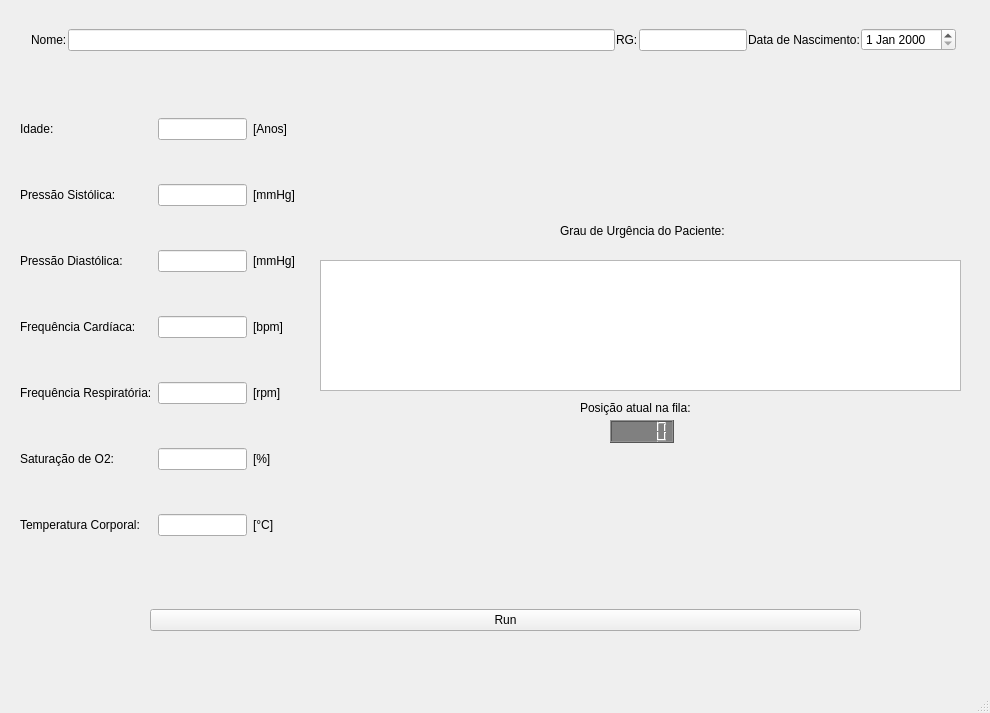
<?xml version="1.0" encoding="UTF-8"?>
<ui version="4.0">
 <class>MainWindow</class>
 <widget class="QMainWindow" name="MainWindow">
  <property name="geometry">
   <rect>
    <x>0</x>
    <y>0</y>
    <width>990</width>
    <height>713</height>
   </rect>
  </property>
  <property name="windowTitle">
   <string>MainWindow</string>
  </property>
  <widget class="QWidget" name="centralwidget">
   <widget class="QWidget" name="verticalLayoutWidget">
    <property name="geometry">
     <rect>
      <x>150</x>
      <y>580</y>
      <width>711</width>
      <height>80</height>
     </rect>
    </property>
    <layout class="QVBoxLayout" name="verticalLayout_9">
     <item>
      <widget class="QPushButton" name="pushButton">
       <property name="text">
        <string>Run</string>
       </property>
      </widget>
     </item>
    </layout>
   </widget>
   <widget class="QWidget" name="horizontalLayoutWidget">
    <property name="geometry">
     <rect>
      <x>0</x>
      <y>0</y>
      <width>981</width>
      <height>80</height>
     </rect>
    </property>
    <layout class="QHBoxLayout" name="horizontalLayout_4">
     <property name="spacing">
      <number>1</number>
     </property>
     <property name="leftMargin">
      <number>31</number>
     </property>
     <property name="topMargin">
      <number>0</number>
     </property>
     <property name="rightMargin">
      <number>25</number>
     </property>
     <property name="bottomMargin">
      <number>0</number>
     </property>
     <item>
      <widget class="QLabel" name="label_15">
       <property name="text">
        <string>Nome:</string>
       </property>
      </widget>
     </item>
     <item>
      <widget class="QLineEdit" name="name_input">
       <property name="sizePolicy">
        <sizepolicy hsizetype="Expanding" vsizetype="Fixed">
         <horstretch>0</horstretch>
         <verstretch>0</verstretch>
        </sizepolicy>
       </property>
       <property name="minimumSize">
        <size>
         <width>29</width>
         <height>20</height>
        </size>
       </property>
      </widget>
     </item>
     <item>
      <widget class="QLabel" name="label_17">
       <property name="text">
        <string>RG:</string>
       </property>
      </widget>
     </item>
     <item>
      <widget class="QLineEdit" name="rg_input">
       <property name="sizePolicy">
        <sizepolicy hsizetype="Preferred" vsizetype="Fixed">
         <horstretch>0</horstretch>
         <verstretch>0</verstretch>
        </sizepolicy>
       </property>
      </widget>
     </item>
     <item>
      <widget class="QLabel" name="label_16">
       <property name="text">
        <string>Data de Nascimento:</string>
       </property>
      </widget>
     </item>
     <item>
      <widget class="QDateEdit" name="dateEdit"/>
     </item>
    </layout>
   </widget>
   <widget class="QWidget" name="gridLayoutWidget">
    <property name="geometry">
     <rect>
      <x>20</x>
      <y>80</y>
      <width>275</width>
      <height>501</height>
     </rect>
    </property>
    <layout class="QGridLayout" name="gridLayout">
     <item row="1" column="0">
      <widget class="QLabel" name="label_3">
       <property name="text">
        <string>Pressão Sistólica:</string>
       </property>
      </widget>
     </item>
     <item row="1" column="2">
      <widget class="QLineEdit" name="ps_input"/>
     </item>
     <item row="1" column="5">
      <widget class="QLabel" name="label_4">
       <property name="text">
        <string>[mmHg]</string>
       </property>
      </widget>
     </item>
     <item row="0" column="2">
      <widget class="QLineEdit" name="age_input"/>
     </item>
     <item row="2" column="0">
      <widget class="QLabel" name="label_5">
       <property name="text">
        <string>Pressão Diastólica:</string>
       </property>
      </widget>
     </item>
     <item row="3" column="0">
      <widget class="QLabel" name="label_6">
       <property name="text">
        <string>Frequência Cardíaca:</string>
       </property>
      </widget>
     </item>
     <item row="5" column="0">
      <widget class="QLabel" name="label_8">
       <property name="text">
        <string>Saturação de O2:</string>
       </property>
      </widget>
     </item>
     <item row="4" column="0">
      <widget class="QLabel" name="label_7">
       <property name="text">
        <string>Frequência Respiratória:</string>
       </property>
      </widget>
     </item>
     <item row="6" column="0">
      <widget class="QLabel" name="label_9">
       <property name="text">
        <string>Temperatura Corporal:</string>
       </property>
      </widget>
     </item>
     <item row="0" column="5">
      <widget class="QLabel" name="label_2">
       <property name="text">
        <string>[Anos]</string>
       </property>
      </widget>
     </item>
     <item row="0" column="0">
      <widget class="QLabel" name="label">
       <property name="text">
        <string>Idade:</string>
       </property>
      </widget>
     </item>
     <item row="2" column="2">
      <widget class="QLineEdit" name="pd_input"/>
     </item>
     <item row="3" column="2">
      <widget class="QLineEdit" name="fc_input"/>
     </item>
     <item row="4" column="2">
      <widget class="QLineEdit" name="fr_input"/>
     </item>
     <item row="5" column="2">
      <widget class="QLineEdit" name="so2_input"/>
     </item>
     <item row="6" column="2">
      <widget class="QLineEdit" name="tc_input"/>
     </item>
     <item row="2" column="5">
      <widget class="QLabel" name="label_10">
       <property name="text">
        <string>[mmHg]</string>
       </property>
      </widget>
     </item>
     <item row="3" column="5">
      <widget class="QLabel" name="label_11">
       <property name="text">
        <string>[bpm]</string>
       </property>
      </widget>
     </item>
     <item row="4" column="5">
      <widget class="QLabel" name="label_12">
       <property name="text">
        <string>[rpm]</string>
       </property>
      </widget>
     </item>
     <item row="5" column="5">
      <widget class="QLabel" name="label_13">
       <property name="text">
        <string>[%]</string>
       </property>
      </widget>
     </item>
     <item row="6" column="5">
      <widget class="QLabel" name="label_14">
       <property name="text">
        <string>[°C]</string>
       </property>
      </widget>
     </item>
    </layout>
   </widget>
   <widget class="QGraphicsView" name="graphicsView">
    <property name="geometry">
     <rect>
      <x>320</x>
      <y>260</y>
      <width>641</width>
      <height>131</height>
     </rect>
    </property>
   </widget>
   <widget class="QLabel" name="label_18">
    <property name="geometry">
     <rect>
      <x>560</x>
      <y>210</y>
      <width>181</width>
      <height>41</height>
     </rect>
    </property>
    <property name="text">
     <string>Grau de Urgência do Paciente:</string>
    </property>
   </widget>
   <widget class="QLCDNumber" name="lcdNumber">
    <property name="geometry">
     <rect>
      <x>610</x>
      <y>420</y>
      <width>64</width>
      <height>23</height>
     </rect>
    </property>
    <property name="styleSheet">
     <string notr="true">QLCDNumber{background-color: gray; color: red;}</string>
    </property>
    <property name="segmentStyle">
     <enum>QLCDNumber::Filled</enum>
    </property>
   </widget>
   <widget class="QLabel" name="label_19">
    <property name="geometry">
     <rect>
      <x>580</x>
      <y>400</y>
      <width>121</width>
      <height>16</height>
     </rect>
    </property>
    <property name="text">
     <string>Posição atual na fila:</string>
    </property>
   </widget>
  </widget>
  <widget class="QMenuBar" name="menubar">
   <property name="geometry">
    <rect>
     <x>0</x>
     <y>0</y>
     <width>990</width>
     <height>26</height>
    </rect>
   </property>
  </widget>
  <widget class="QStatusBar" name="statusbar"/>
 </widget>
 <resources/>
 <connections/>
</ui>
